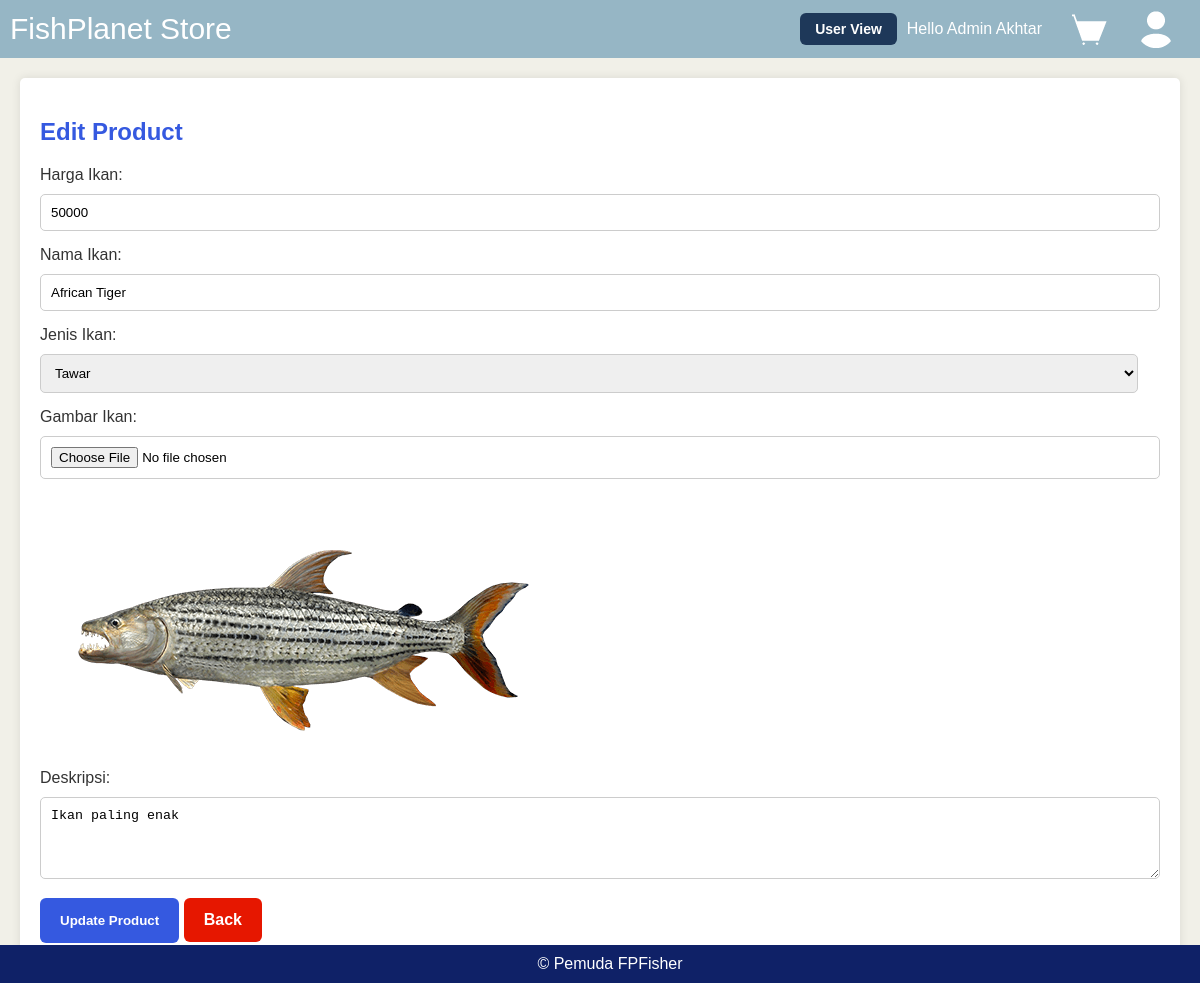
Page /admin/edit-product.php?id_ikan=1 (signed in) on the committed database.
### tables this page shows
CREATE TABLE `ikan` (
  `id_ikan` int(11) NOT NULL,
  `harga_ikan` int(11) DEFAULT NULL,
  `nama_ikan` varchar(20) DEFAULT NULL,
  `jenis_ikan` varchar(20) DEFAULT NULL,
  `gambar_ikan` varchar(40) DEFAULT NULL,
  `deskripsi` varchar(255) NOT NULL
);

### admin/edit-product.php (the view, shortened to what this page needs)
<?php
include "../koneksi.php";
$id_ikan = isset($_GET['id_ikan']) ? $_GET['id_ikan'] : null;
if ($id_ikan !== null) {
    $selectSql = "SELECT * FROM ikan WHERE id_ikan=$id_ikan";
    $result = mysqli_query($conn, $selectSql);
    if ($result) {
        $fish = mysqli_fetch_assoc($result);
    } else {
        echo "Error fetching fish details: " . mysqli_error($conn);
    }
} else {
    echo "Invalid fish ID";
    exit();
}
?>
<!DOCTYPE html>
<html lang="en">
<head>
</head>
<body>
    <?php include "navbar.php"; ?>
    <div class="container">
        <h2>Edit Product</h2>
        <?php
        if (isset($fish)) {
        ?>
            <form method="post" action="" enctype="multipart/form-data">
                <label for="harga_ikan">Harga Ikan:</label>
                <input type="text" name="harga_ikan" value="<?php echo $fish['harga_ikan']; ?>" required>
                <label for="nama_ikan">Nama Ikan:</label>
                <input type="text" name="nama_ikan" value="<?php echo $fish['nama_ikan']; ?>" required>
                <label for="jenis_ikan">Jenis Ikan:</label>
                <select name="jenis_ikan" required>
                    <option value="Tawar" <?php echo ($fish['jenis_ikan'] === 'Tawar') ? 'selected' : ''; ?>>Tawar</option>
                </select>
                <label for="gambar_ikan">Gambar Ikan:</label>
                <input type="file" name="gambar_ikan" accept="image/*" onchange="previewImage(event)">
                <img id="image-preview" src="<?php echo "../ikan_image/" . $fish['gambar_ikan']; ?>" alt="Image Preview">
                <label for="deskripsi">Deskripsi:</label>
                <textarea name="deskripsi" rows="4" required><?php echo $fish['deskripsi']; ?></textarea>
                <button type="submit">Update Product</button>
                <a href="read-product.php" class="button">Back</a>
            </form>
        <?php
        } else {
            echo "Fish details not found.";
        }
        ?>
    </div>
    <div class="footer">
        &copy; Pemuda FPFisher
    </div>
</body>
</html>

### admin/edit-product.php (style rules this page uses)
body { font-family: Arial, sans-serif; margin: 0; padding: 0; background-color: #F1F0E8; }
a { text-decoration: none; color: #fff; font-weight: bold; }
.container { margin: 20px; padding: 20px; background-color: #fff; border-radius: 5px; box-shadow: 0 0 10px rgba(0, 0, 0, 0.1); }
h2 { color: #3559E0; }
form { margin-top: 20px; }
label { display: block; margin-bottom: 10px; color: #333; }
input, select, textarea { width: 98%; padding: 10px; margin-bottom: 15px; border: 1px solid #ccc; border-radius: 5px; }
button { background-color: #3559E0; font-weight: bold; display: inline-block; padding: 15px 20px; text-decoration: none; color: #fff; border: none; border-radius: 6px; cursor: pointer; transition: background-color 0.3s ease; }
.button { display: inline-block; padding: 13px 20px; text-decoration: none; color: #fff; background-color: #E61700; border: none; border-radius: 6px; cursor: pointer; transition: background-color 0.3s ease; }
#image-preview { margin-top: 15px; max-width: 100%; height: auto; border-radius: 5px; }
.footer { background-color: #0F2167; color: white; text-align: center; padding: 10px; position: fixed; bottom: 0; width: 100%; }

### rows in the picture
ikan: harga_ikan "50000", nama_ikan "African Tiger", jenis_ikan "Tawar", gambar_ikan (picture), deskripsi "Ikan paling enak"

### other values in the picture
$_SESSION['nama'] "Admin Akhtar"
